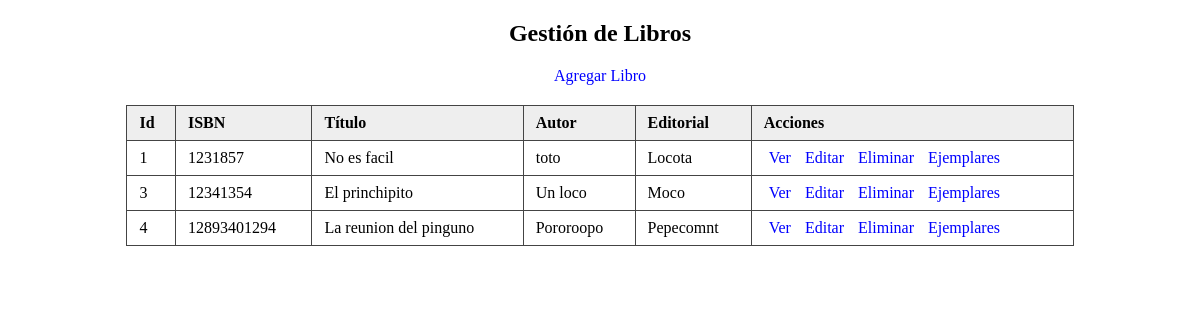
The page /index.php?controlador=libros&accion=listar on the database its author committed.
### tables this page shows
CREATE TABLE `libros` (
  `id` int(11) NOT NULL,
  `isbn` char(13) NOT NULL,
  `titulo` varchar(100) NOT NULL,
  `editorial` varchar(50) DEFAULT NULL,
  `autor` varchar(100) NOT NULL
);

### modelo/Conexion.php (called while the page is built, shortened)
<?php
class Conexion {
    private static $conexion = null;
    public static function getConexion() {
        if (self::$conexion == null) {
            self::$conexion = mysqli_connect("localhost", "root", "root", "biblioteca");
            mysqli_set_charset(self::$conexion, "utf8");
        }
        return self::$conexion;
    }
}
?>

### controlador/ControladorLibros.php (called while the page is built, shortened)
<?php
require_once(__DIR__ . "/../modelo/Libro.php");
class ControladorLibros
{
    private $libroModel;
    public function __construct()
    {
        $this->libroModel = new Libro();
    }
    public function listar($get = [], $post = [])
    {
        $libros = $this->libroModel->getAll();
        include(__DIR__ . '/../vista/VistaLibros.php');
    }
}
?>

### index.php (called while the page is built, shortened)
<?php
require_once("controlador/ControladorFrente.php");
$controladorFrente = new ControladorFrente();
$controlador = isset($_GET['controlador']) ? $_GET['controlador'] : 'general';
$accion = isset($_GET['accion']) ? $_GET['accion'] : 'inicio';
$controladorFrente->ejecutar($controlador, $accion);
?>

### modelo/Libro.php (called while the page is built, shortened)
<?php
require_once("Conexion.php");
class Libro
{
    private $dbh;
    public function __construct()
    {
        $this->dbh = Conexion::getConexion();
    }
    private function set_names()
    {
        return mysqli_set_charset($this->dbh, "utf8");
    }
    public function getAll()
    {
        $this->libros = array();
        $sql = "SELECT * FROM libros";
        $resultado = mysqli_query($this->dbh, $sql);
        if ($resultado) {
            while ($fila = mysqli_fetch_assoc($resultado)) {
                $this->libros[] = $fila;
            }
        } else {
            die("Error al listar libros: " . mysqli_error($this->dbh));
        }
        return $this->libros;
    }
}
?>

### vista/VistaLibros.php (the view, shortened to what this page needs)
<!DOCTYPE html>
<html lang="es">
<head>
</head>
<body>
<h2 style="text-align:center;">Gestión de Libros</h2>
<?php if (isset($_SESSION['tipo']) && $_SESSION['tipo'] === 'administrador'): ?>
    <div style="text-align:center; margin-bottom: 20px;">
        <a href="index.php?controlador=libros&accion=crear">Agregar Libro</a>
    </div>
<?php endif; ?>
<table>
    <thead>
        <tr>
            <th>Id</th>
            <th>ISBN</th>
            <th>Título</th>
            <th>Autor</th>
            <th>Editorial</th>
            <th>Acciones</th>
        </tr>
    </thead>
    <tbody>
        <?php if (!empty($libros)): ?>
            <?php foreach ($libros as $libro): ?>
                <tr>
                    <td><?php echo $libro['id']; ?></td>
                    <td><?php echo $libro['isbn']; ?></td>
                    <td><?php echo $libro['titulo']; ?></td>
                    <td><?php echo $libro['autor']; ?></td>
                    <td><?php echo $libro['editorial']; ?></td>
                    <td>
                        <a href="index.php?controlador=libros&accion=ver&id=<?php echo $libro['id']; ?>">Ver</a>
                        <?php if (isset($_SESSION['tipo']) && $_SESSION['tipo'] === 'administrador'): ?>
                            <a href="index.php?controlador=libros&accion=editar&id=<?php echo $libro['id']; ?>">Editar</a>
                            <a href="index.php?controlador=libros&accion=eliminar&id=<?php echo $libro['id']; ?>"
                                onclick="return confirm('¿Seguro que quieres eliminar este libro?')">Eliminar</a>
                            <a href="index.php?controlador=ejemplares&accion=listar&id_libro=<?php echo $libro['id']; ?>">Ejemplares</a>
                        <?php endif; ?>
                    </td>
                </tr>
            <?php endforeach; ?>
        <?php else: ?>
            <tr>
                <td colspan="6" style="text-align:center;">No hay libros registrados</td>
            </tr>
        <?php endif; ?>
    </tbody>
</table>
</body>
</html>

### controlador/ControladorFrente.php (shortened to what this page needs)
<?php
class ControladorFrente {
    public function ejecutar($controlador, $accion) {
        switch($controlador) {
            case 'libros':
                require_once("ControladorLibros.php");
                $ctrl = new ControladorLibros();
                break;
        }
        if (method_exists($ctrl, $accion)) {
            $ctrl->$accion($_GET, $_POST);
        } else {
            echo "Acción '$accion' no encontrada en el controlador '$controlador'.";
        }
    }
}
?>

### vista/VistaLibros.php (style rules this page uses)
table { border-collapse: collapse; width: 80%; margin: 20px auto; }
th, td { border: 1px solid #444; padding: 8px 12px; text-align: left; }
th { background-color: #eee; }
a { margin: 0 5px; text-decoration: none; color: blue; }

### rows shown on the page
libros: id "1", isbn "1231857", titulo "No es facil", autor "toto", editorial "Locota"
libros: id "3", isbn "12341354", titulo "El princhipito", autor "Un loco", editorial "Moco"
libros: id "4", isbn "12893401294", titulo "La reunion del pinguno", autor "Pororoopo", editorial "Pepecomnt"
